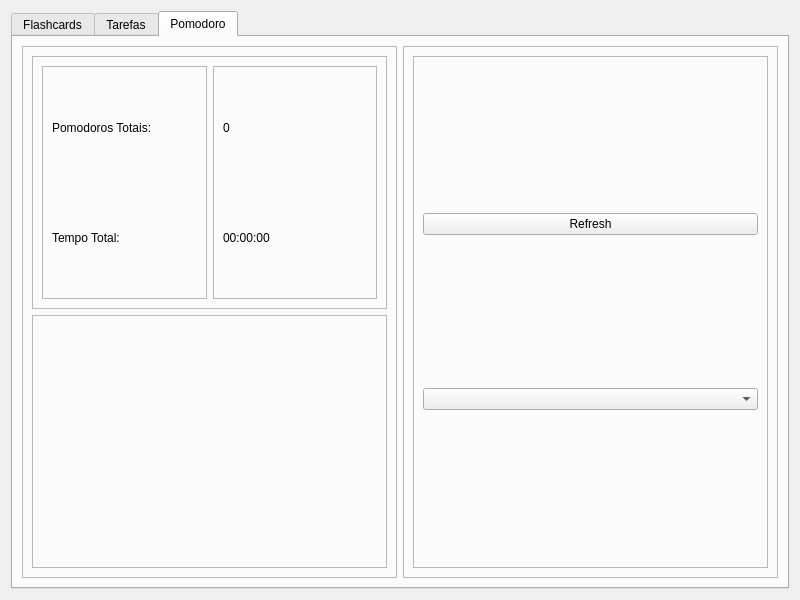
<?xml version="1.0" encoding="UTF-8"?>
<ui version="4.0">
 <class>SeeProgressPage</class>
 <widget class="QWidget" name="SeeProgressPage">
  <property name="geometry">
   <rect>
    <x>0</x>
    <y>0</y>
    <width>800</width>
    <height>600</height>
   </rect>
  </property>
  <property name="windowTitle">
   <string>Widget</string>
  </property>
  <layout class="QVBoxLayout" name="verticalLayout">
   <item>
    <widget class="QTabWidget" name="tabSeeProgress">
     <property name="layoutDirection">
      <enum>Qt::LeftToRight</enum>
     </property>
     <property name="autoFillBackground">
      <bool>false</bool>
     </property>
     <property name="styleSheet">
      <string notr="true"/>
     </property>
     <property name="tabPosition">
      <enum>QTabWidget::North</enum>
     </property>
     <property name="tabShape">
      <enum>QTabWidget::Rounded</enum>
     </property>
     <property name="currentIndex">
      <number>2</number>
     </property>
     <property name="tabsClosable">
      <bool>false</bool>
     </property>
     <property name="movable">
      <bool>true</bool>
     </property>
     <property name="tabBarAutoHide">
      <bool>false</bool>
     </property>
     <widget class="QWidget" name="tabFlashcardsPage">
      <attribute name="title">
       <string>Flashcards</string>
      </attribute>
      <layout class="QHBoxLayout" name="horizontalLayout">
       <item>
        <widget class="QFrame" name="frame_2">
         <property name="frameShape">
          <enum>QFrame::StyledPanel</enum>
         </property>
         <property name="frameShadow">
          <enum>QFrame::Raised</enum>
         </property>
         <layout class="QVBoxLayout" name="verticalLayout_2">
          <item>
           <widget class="QFrame" name="frame_4">
            <property name="frameShape">
             <enum>QFrame::StyledPanel</enum>
            </property>
            <property name="frameShadow">
             <enum>QFrame::Raised</enum>
            </property>
            <layout class="QHBoxLayout" name="horizontalLayout_2">
             <item>
              <widget class="QFrame" name="frame_7">
               <property name="frameShape">
                <enum>QFrame::StyledPanel</enum>
               </property>
               <property name="frameShadow">
                <enum>QFrame::Raised</enum>
               </property>
               <layout class="QVBoxLayout" name="verticalLayout_3">
                <item>
                 <widget class="QLabel" name="label">
                  <property name="text">
                   <string>Total de Flashcards:</string>
                  </property>
                 </widget>
                </item>
                <item>
                 <widget class="QLabel" name="label_2">
                  <property name="text">
                   <string>Flashcards Estudados:</string>
                  </property>
                 </widget>
                </item>
                <item>
                 <widget class="QLabel" name="label_3">
                  <property name="text">
                   <string>Flashcards Corretos:</string>
                  </property>
                 </widget>
                </item>
                <item>
                 <widget class="QLabel" name="label_4">
                  <property name="text">
                   <string>Flashcards Incorretos:</string>
                  </property>
                 </widget>
                </item>
               </layout>
              </widget>
             </item>
             <item>
              <widget class="QFrame" name="frame_8">
               <property name="frameShape">
                <enum>QFrame::StyledPanel</enum>
               </property>
               <property name="frameShadow">
                <enum>QFrame::Raised</enum>
               </property>
               <layout class="QVBoxLayout" name="verticalLayout_4">
                <item>
                 <widget class="QLabel" name="lblCardsInTotal">
                  <property name="text">
                   <string>0</string>
                  </property>
                 </widget>
                </item>
                <item>
                 <widget class="QLabel" name="lblStudedCards">
                  <property name="text">
                   <string>0</string>
                  </property>
                 </widget>
                </item>
                <item>
                 <widget class="QLabel" name="lblRightCards">
                  <property name="text">
                   <string>0</string>
                  </property>
                 </widget>
                </item>
                <item>
                 <widget class="QLabel" name="lblWrongCards">
                  <property name="text">
                   <string>0</string>
                  </property>
                 </widget>
                </item>
               </layout>
              </widget>
             </item>
            </layout>
           </widget>
          </item>
          <item>
           <widget class="QFrame" name="frame_5">
            <property name="frameShape">
             <enum>QFrame::StyledPanel</enum>
            </property>
            <property name="frameShadow">
             <enum>QFrame::Raised</enum>
            </property>
            <layout class="QVBoxLayout" name="verticalLayout_5">
             <item>
              <widget class="QLabel" name="label_5">
               <property name="text">
                <string>Categorias Satisfatórias:</string>
               </property>
              </widget>
             </item>
             <item>
              <widget class="QListWidget" name="listWidget"/>
             </item>
            </layout>
           </widget>
          </item>
          <item>
           <widget class="QFrame" name="frame_6">
            <property name="frameShape">
             <enum>QFrame::StyledPanel</enum>
            </property>
            <property name="frameShadow">
             <enum>QFrame::Raised</enum>
            </property>
            <layout class="QVBoxLayout" name="verticalLayout_6">
             <item>
              <widget class="QLabel" name="label_6">
               <property name="text">
                <string>Categorias Insatisfatórias:</string>
               </property>
              </widget>
             </item>
             <item>
              <widget class="QListWidget" name="listWidget_2"/>
             </item>
            </layout>
           </widget>
          </item>
         </layout>
        </widget>
       </item>
       <item>
        <widget class="QFrame" name="frame_19">
         <property name="frameShape">
          <enum>QFrame::StyledPanel</enum>
         </property>
         <property name="frameShadow">
          <enum>QFrame::Raised</enum>
         </property>
         <layout class="QVBoxLayout" name="verticalLayout_7">
          <item>
           <widget class="QFrame" name="framePieChart_flashcards">
            <property name="frameShape">
             <enum>QFrame::StyledPanel</enum>
            </property>
            <property name="frameShadow">
             <enum>QFrame::Raised</enum>
            </property>
            <layout class="QVBoxLayout" name="verticalLayout_18">
             <item>
              <widget class="QComboBox" name="qCBoxFlashcards">
               <item>
                <property name="text">
                 <string>Geral</string>
                </property>
               </item>
              </widget>
             </item>
            </layout>
           </widget>
          </item>
         </layout>
        </widget>
       </item>
      </layout>
     </widget>
     <widget class="QWidget" name="tabTasksPage">
      <attribute name="title">
       <string>Tarefas</string>
      </attribute>
      <layout class="QHBoxLayout" name="horizontalLayout_3">
       <item>
        <widget class="QFrame" name="frame">
         <property name="frameShape">
          <enum>QFrame::StyledPanel</enum>
         </property>
         <property name="frameShadow">
          <enum>QFrame::Raised</enum>
         </property>
         <layout class="QVBoxLayout" name="verticalLayout_8">
          <item>
           <widget class="QFrame" name="frame_10">
            <property name="frameShape">
             <enum>QFrame::StyledPanel</enum>
            </property>
            <property name="frameShadow">
             <enum>QFrame::Raised</enum>
            </property>
            <layout class="QHBoxLayout" name="horizontalLayout_4">
             <item>
              <widget class="QFrame" name="frame_13">
               <property name="frameShape">
                <enum>QFrame::StyledPanel</enum>
               </property>
               <property name="frameShadow">
                <enum>QFrame::Raised</enum>
               </property>
               <layout class="QVBoxLayout" name="verticalLayout_10">
                <item>
                 <widget class="QLabel" name="label_7">
                  <property name="text">
                   <string>Tarefas Totais:</string>
                  </property>
                 </widget>
                </item>
               </layout>
              </widget>
             </item>
             <item>
              <widget class="QFrame" name="frame_14">
               <property name="frameShape">
                <enum>QFrame::StyledPanel</enum>
               </property>
               <property name="frameShadow">
                <enum>QFrame::Raised</enum>
               </property>
               <layout class="QVBoxLayout" name="verticalLayout_11">
                <item>
                 <widget class="QLabel" name="lblTotalTasks">
                  <property name="text">
                   <string>0</string>
                  </property>
                 </widget>
                </item>
               </layout>
              </widget>
             </item>
            </layout>
           </widget>
          </item>
          <item>
           <widget class="QFrame" name="frame_11">
            <property name="frameShape">
             <enum>QFrame::StyledPanel</enum>
            </property>
            <property name="frameShadow">
             <enum>QFrame::Raised</enum>
            </property>
            <layout class="QVBoxLayout" name="verticalLayout_9">
             <item>
              <widget class="QLabel" name="label_8">
               <property name="text">
                <string>Tarefas a Fazer</string>
               </property>
              </widget>
             </item>
             <item>
              <widget class="QListWidget" name="listWidget_3"/>
             </item>
            </layout>
           </widget>
          </item>
          <item>
           <widget class="QFrame" name="frame_12">
            <property name="frameShape">
             <enum>QFrame::StyledPanel</enum>
            </property>
            <property name="frameShadow">
             <enum>QFrame::Raised</enum>
            </property>
            <layout class="QVBoxLayout" name="verticalLayout_12">
             <item>
              <widget class="QLabel" name="label_9">
               <property name="text">
                <string>Tarefas Concluidas</string>
               </property>
              </widget>
             </item>
             <item>
              <widget class="QListWidget" name="listWidget_4"/>
             </item>
            </layout>
           </widget>
          </item>
         </layout>
        </widget>
       </item>
       <item>
        <widget class="QFrame" name="frame_9">
         <property name="frameShape">
          <enum>QFrame::StyledPanel</enum>
         </property>
         <property name="frameShadow">
          <enum>QFrame::Raised</enum>
         </property>
         <layout class="QVBoxLayout" name="verticalLayout_17">
          <item>
           <widget class="QFrame" name="framePieChart_tasks">
            <property name="frameShape">
             <enum>QFrame::StyledPanel</enum>
            </property>
            <property name="frameShadow">
             <enum>QFrame::Raised</enum>
            </property>
            <layout class="QVBoxLayout" name="verticalLayout_20">
             <item>
              <widget class="QComboBox" name="qCBoxTasks"/>
             </item>
            </layout>
           </widget>
          </item>
         </layout>
        </widget>
       </item>
      </layout>
     </widget>
     <widget class="QWidget" name="tabPomodoroPage">
      <attribute name="title">
       <string>Pomodoro</string>
      </attribute>
      <layout class="QHBoxLayout" name="horizontalLayout_5">
       <item>
        <widget class="QFrame" name="frame_3">
         <property name="frameShape">
          <enum>QFrame::StyledPanel</enum>
         </property>
         <property name="frameShadow">
          <enum>QFrame::Raised</enum>
         </property>
         <layout class="QVBoxLayout" name="verticalLayout_13">
          <item>
           <widget class="QFrame" name="frame_15">
            <property name="frameShape">
             <enum>QFrame::StyledPanel</enum>
            </property>
            <property name="frameShadow">
             <enum>QFrame::Raised</enum>
            </property>
            <layout class="QHBoxLayout" name="horizontalLayout_6">
             <item>
              <widget class="QFrame" name="frame_17">
               <property name="frameShape">
                <enum>QFrame::StyledPanel</enum>
               </property>
               <property name="frameShadow">
                <enum>QFrame::Raised</enum>
               </property>
               <layout class="QVBoxLayout" name="verticalLayout_14">
                <item>
                 <widget class="QLabel" name="label_10">
                  <property name="text">
                   <string>Pomodoros Totais:</string>
                  </property>
                 </widget>
                </item>
                <item>
                 <widget class="QLabel" name="label_11">
                  <property name="text">
                   <string>Tempo Total:</string>
                  </property>
                 </widget>
                </item>
               </layout>
              </widget>
             </item>
             <item>
              <widget class="QFrame" name="frame_18">
               <property name="frameShape">
                <enum>QFrame::StyledPanel</enum>
               </property>
               <property name="frameShadow">
                <enum>QFrame::Raised</enum>
               </property>
               <layout class="QVBoxLayout" name="verticalLayout_15">
                <item>
                 <widget class="QLabel" name="lblTotalPomodoros">
                  <property name="text">
                   <string>0</string>
                  </property>
                 </widget>
                </item>
                <item>
                 <widget class="QLabel" name="lblTotalTime">
                  <property name="text">
                   <string>00:00:00</string>
                  </property>
                 </widget>
                </item>
               </layout>
              </widget>
             </item>
            </layout>
           </widget>
          </item>
          <item>
           <widget class="QFrame" name="frame_16">
            <property name="frameShape">
             <enum>QFrame::StyledPanel</enum>
            </property>
            <property name="frameShadow">
             <enum>QFrame::Raised</enum>
            </property>
            <layout class="QVBoxLayout" name="verticalLayout_16"/>
           </widget>
          </item>
         </layout>
        </widget>
       </item>
       <item>
        <widget class="QFrame" name="frame_20">
         <property name="frameShape">
          <enum>QFrame::StyledPanel</enum>
         </property>
         <property name="frameShadow">
          <enum>QFrame::Raised</enum>
         </property>
         <layout class="QVBoxLayout" name="verticalLayout_19">
          <item>
           <widget class="QFrame" name="frameCharts_pomodoro">
            <property name="frameShape">
             <enum>QFrame::StyledPanel</enum>
            </property>
            <property name="frameShadow">
             <enum>QFrame::Raised</enum>
            </property>
            <layout class="QVBoxLayout" name="verticalLayout_21">
             <item>
              <widget class="QPushButton" name="btnPomodoroRefresh">
               <property name="text">
                <string>Refresh</string>
               </property>
              </widget>
             </item>
             <item>
              <widget class="QComboBox" name="qCBoxPomodoro"/>
             </item>
            </layout>
           </widget>
          </item>
         </layout>
        </widget>
       </item>
      </layout>
     </widget>
    </widget>
   </item>
  </layout>
 </widget>
 <resources/>
 <connections/>
</ui>
